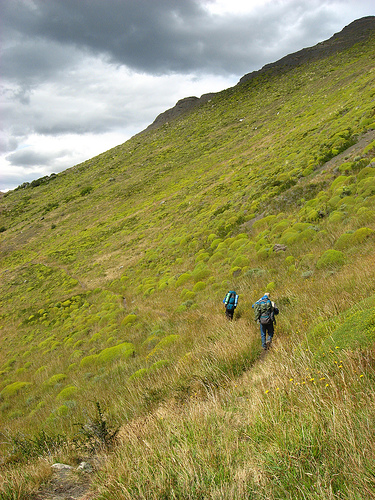
#> input picture gambar_dataset/374176648.jpg, 375 x 500 px, found by its file name
$ jupyter execute drawing.ipynb   (shell and % lines are left out)
#> lines starting #> are read from the running program, lines starting #| are printed output that depends on the picture
<a href="https://colab.research.google.com/github/hanifnurf/TubesTKC_FlickrImage/blob/main/opencv_basic/drawing.ipynb" target="_parent"></a>

[cell 1]
import wget
url = "https://github.com/hanifnurf/TubesTKC_FlickrImage/blob/main/gambar_dataset/374176648.jpg?raw=true"
wget.download(url)

[cell 2]
# import the necessary packages
from matplotlib import pyplot as plt
import numpy as np
import cv2

[cell 3]
def plt_imshow(title, image):
	# convert the image frame BGR to RGB color space and display it
#> called with title = 'Canvas'
	image = cv2.cvtColor(image, cv2.COLOR_BGR2RGB)
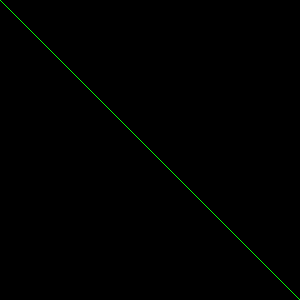
#> image: shape (300, 300, 3); mean R, G, B 0, 0.8, 0
	plt.imshow(image)
	plt.title(title)
	plt.grid(False)
	plt.show()

[cell 4]
# initialize our canvas as a 300x300 pixel image with 3 channels
# (Red, Green, and Blue) with a black background
canvas = np.zeros((300, 300, 3), dtype="uint8")

[cell 5]
# draw a green line from the top-left corner of our canvas to the
# bottom-right
green = (0, 255, 0)
cv2.line(canvas, (0, 0), (300, 300), green)
plt_imshow("Canvas", canvas)

# draw a 3 pixel thick red line from the top-right corner to the
# bottom-left
red = (0, 0, 255)
cv2.line(canvas, (300, 0), (0, 300), red, 3)
plt_imshow("Canvas", canvas)
#> call 2 of plt_imshow, with title = 'Canvas'
#> in plt_imshow (call 2), `image = cv2.cvtColor(image, cv2.COLOR_BGR2RGB)`:
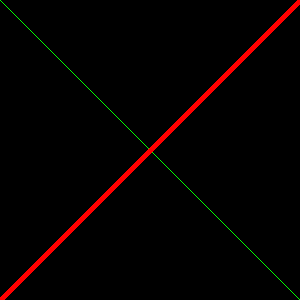
#> image: shape (300, 300, 3); mean R, G, B 5.9, 0.8, 0

[cell 6]
# draw a green 50x50 pixel square, starting at 10x10 and ending at 60x60
cv2.rectangle(canvas, (10, 10), (60, 60), green)
plt_imshow("Canvas", canvas)

# draw another rectangle, this one red with 5 pixel thickness
cv2.rectangle(canvas, (50, 200), (200, 225), red, 5)
plt_imshow("Canvas", canvas)

# draw a final rectangle (blue and filled in )
blue = (255, 0, 0)
cv2.rectangle(canvas, (200, 50), (225, 125), blue, -1)
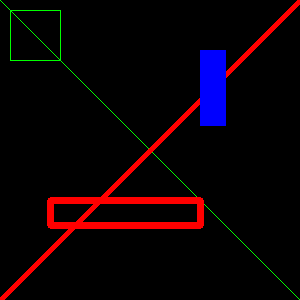
#> canvas: shape (300, 300, 3); mean of channels 0, 1, 2 5.6, 1.4, 12; drawn as B, G, R
plt_imshow("Canvas", canvas)

[cell 7]
# re-initialize our canvas as an empty array, then compute the
# center (x, y)-coordinates of the canvas
canvas = np.zeros((300, 300, 3), dtype="uint8")
(centerX, centerY) = (canvas.shape[1] // 2, canvas.shape[0] // 2)
white = (255, 255, 255)

# loop over increasing radii, from 25 pixels to 150 pixels in 25
# pixel increments
for r in range(0, 175, 25):
	# draw a white circle with the current radius size
	cv2.circle(canvas, (centerX, centerY), r, white)
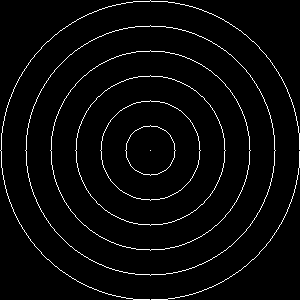
#> canvas: shape (300, 300, 3); 3.3% white in thin lines or dots

# show our work of art
plt_imshow("Canvas", canvas)

[cell 8]
# re-initialize our canvas once again
canvas = np.zeros((300, 300, 3), dtype="uint8")

# let's draw 25 random circles
for i in range(0, 25):
	# randomly generate a radius size between 5 and 200, generate a
	# random color, and then pick a random point on our canvas where
	# the circle will be drawn
	radius = np.random.randint(5, high=200)
	color = np.random.randint(0, high=256, size=(3,)).tolist()
	pt = np.random.randint(0, high=300, size=(2,))

	# draw our random circle on the canvas
	cv2.circle(canvas, tuple(pt), radius, color, -1)
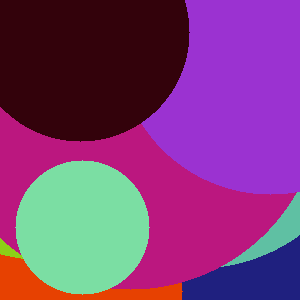
#> canvas: shape (300, 300, 3); mean of channels 0, 1, 2 120.2, 61, 125.3; drawn as B, G, R

# display our masterpiece to our screen
plt_imshow("Canvas", canvas)

[cell 9]
# since we are using Jupyter Notebooks we can replace our argument
# parsing code with *hard coded* arguments and values
args = {
	"image": "374176648.jpg"
}

[cell 10]
# load the input image from disk
image = cv2.imread(args["image"])
#> image is the input picture: shape (500, 375, 3); mean B, G, R 86.8, 144, 147.7

cv2.rectangle(image, (400, 200), (1200, 600), (0, 255, 255), -1)
cv2.rectangle(image, (450, 250), (1150, 550), (0, 0, 255), 1)

# show the output image
plt_imshow("Output", image)

$ run again, with gambar_dataset/58363928.jpg copied over gambar_dataset/374176648.jpg
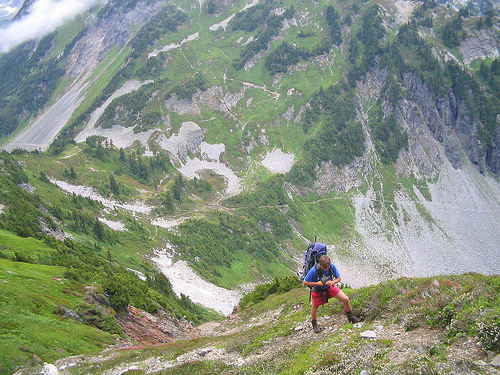
#> input picture gambar_dataset/58363928.jpg, 500 x 375 px, found by its file name
#> image is the input picture: shape (375, 500, 3); mean B, G, R 127.5, 144.6, 134.5
#> `cv2.rectangle(image, (450, 250), (1150, 550), (0, 0, 255), 1)`:
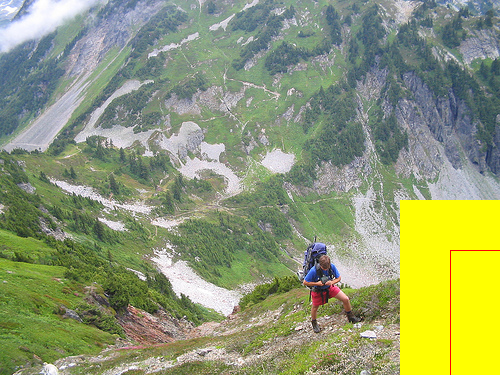
#> image: shape (375, 500, 3); mean B, G, R 114.4, 153.7, 143.8
